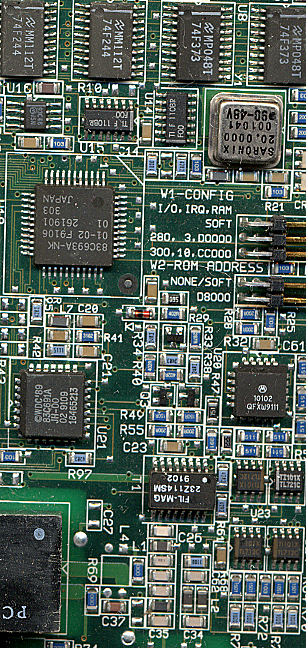
%> input picture MatLab/Sobel/board.tif, 306 x 648 px
$ octave image_deco.m   (GNU Octave 9; MATLAB toolbox functions it lacks are replaced by stand-ins)
%> lines starting %> are read from the running program, lines starting %| are printed output that depends on the picture
% funcao para decodificar resultados obtidos pela arquitetura de hardware
% do filtro Sobel para iamgem NxN

clc
clear all
N=100*100; % numero de pixels da imagem de saida

img = imread('board.tif');
%> img is the input picture: size 648x306x3 uint8; mean R, G, B 84.2, 99, 89.1
img = imresize((img),[100 100]);
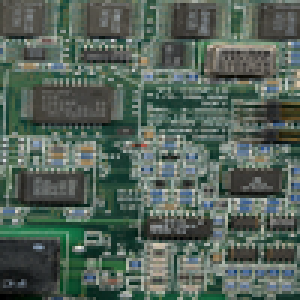
%> img: size 100x100x3 uint8 (shown 3 times larger); mean R, G, B 84.1, 99, 89.1

[ row col p ] =size(img);
%> row = 100; col = 100; p = 3
if p == 3
    img = rgb2gray(img);
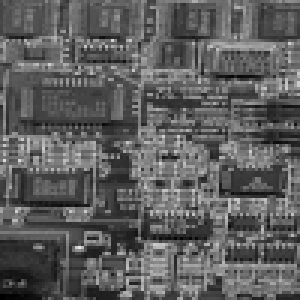
%> img: size 100x100 uint8 (shown 3 times larger); min 0, max 229, mean 93.4
end
figure; imshow(img)


%> (the run ends here)
